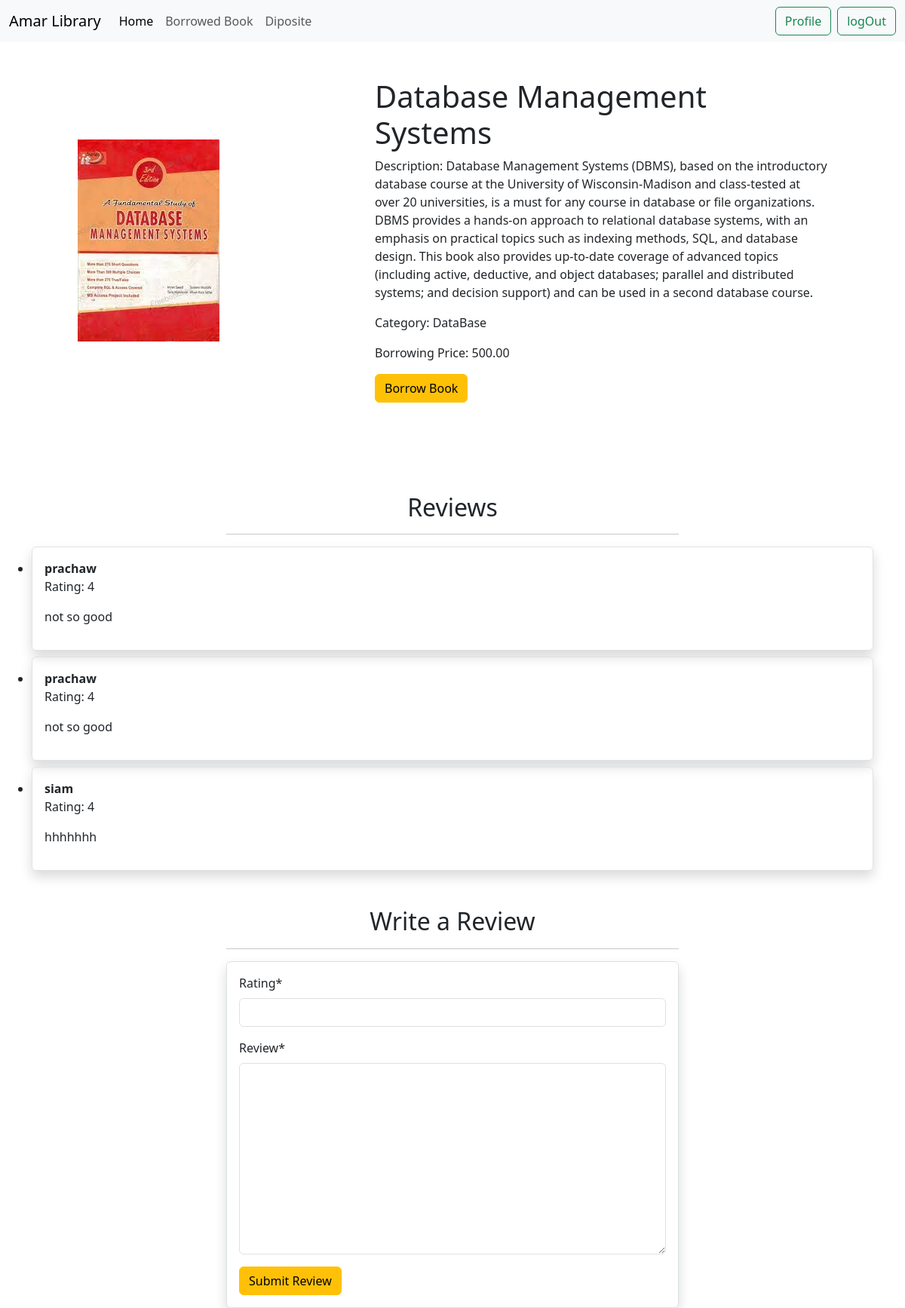
Page /book/1/ (signed in) on the committed database.
### library/models.py (models this page shows, shortened)
class Book(models.Model):
    title = models.CharField(max_length=100)
    description = models.TextField()
    image = models.ImageField(upload_to='media/')
    price = models.DecimalField(max_digits=10, decimal_places=2)
    category = models.ForeignKey(Category, on_delete=models.CASCADE)

class Category(models.Model):
    name = models.CharField(max_length=50)
    def __str__(self) -> str:
        return self.name

class Review(models.Model):
    user = models.ForeignKey(User, on_delete=models.CASCADE)
    book = models.ForeignKey(Book, on_delete=models.CASCADE)
    rating = models.IntegerField()
    review = models.TextField()

### library/views.py (the view, shortened to what this page needs)
# urls.py: path('book/<int:pk>/', views.BookDetailsView.as_view(), name='book_detail'),
class BookDetailsView(LoginRequiredMixin, DetailView):
    model = Book
    template_name = 'library/book_detail.html'
    context_object_name = 'book'
    def get_context_data(self, **kwargs):
        context = super().get_context_data(**kwargs)
        context['reviews'] = self.object.review_set.all()
        context['form'] = ReviewForm()
        return context

### library/forms.py
class ReviewForm(forms.ModelForm):
    class Meta:
        model = Review
        fields = ['rating', 'review']

### library/templates/library/book_detail.html (shortened to what this page needs)
{% extends 'base.html' %}
{% load crispy_forms_tags %}
{% block body %}
    <div class="d-flex justify-content-around align-items-center mt-5">
        <div>
            <img src="{{ book.image.url }}" alt="{{ book.title }}">
        </div>
        <div class="w-50">
            <h1>{{ book.title }}</h1>
            <p>Description: {{ book.description }}</p>
            <p>Category: {{ book.category }}</p>
            <p>Borrowing Price: {{ book.price }}</p>
            <form method="post" action="{% url "borrow_book" book.pk %}">
                <button class="btn btn-warning" type="submit" >Borrow Book</button>
            </form>
        </div>
    </div>
    <br>
    <br>
    <br>
    <h2 class="text-center mt-5">Reviews</h2>
    <hr class="w-50 mx-auto">
    <ul class="container">
        {% for review in reviews %}
            <li class="border my-2 p-3 shadow rounded">
                <strong>{{ review.user.username }}</strong>
                <p>Rating: {{ review.rating }}</p>
                <p>{{ review.review }}</p>
            </li>
        {% empty %}
            <li class="border my-2 p-3 shadow">No reviews yet</li>
        {% endfor %}
    </ul>
    <h2 class="mt-5 text-center">Write a Review</h2>
    <hr class="w-50 mx-auto mb-3">
    <form class="w-50 mx-auto mt-3 border shadow p-3 rounded" method="post" action="">
        {{ form|crispy }}
        <button class="btn btn-warning" type="submit">Submit Review</button>
    </form>
{% endblock  %}

### rows in the picture
Book: image (picture), title "Database Management Systems", description "Database Management Systems (DBMS), based on the introductory database course at the University of Wisconsin-Madison and class-tested at over 20 universities, is a must for any course in database or file organizations. DBMS provides a hands-on approach to relational database systems, with an emphasis on practical topics such as indexing methods, SQL, and database design. This book also provides up-to-date coverage of advanced topics (including active, deductive, and object databases; parallel and distributed systems; and decision support) and can be used in a second database course.", category "DataBase", price "500.00"
Review: user.username "prachaw", rating "4", review "not so good"
Review: user.username "prachaw", rating "4", review "not so good"
Review: user.username "siam", rating "4", review "hhhhhhh"
